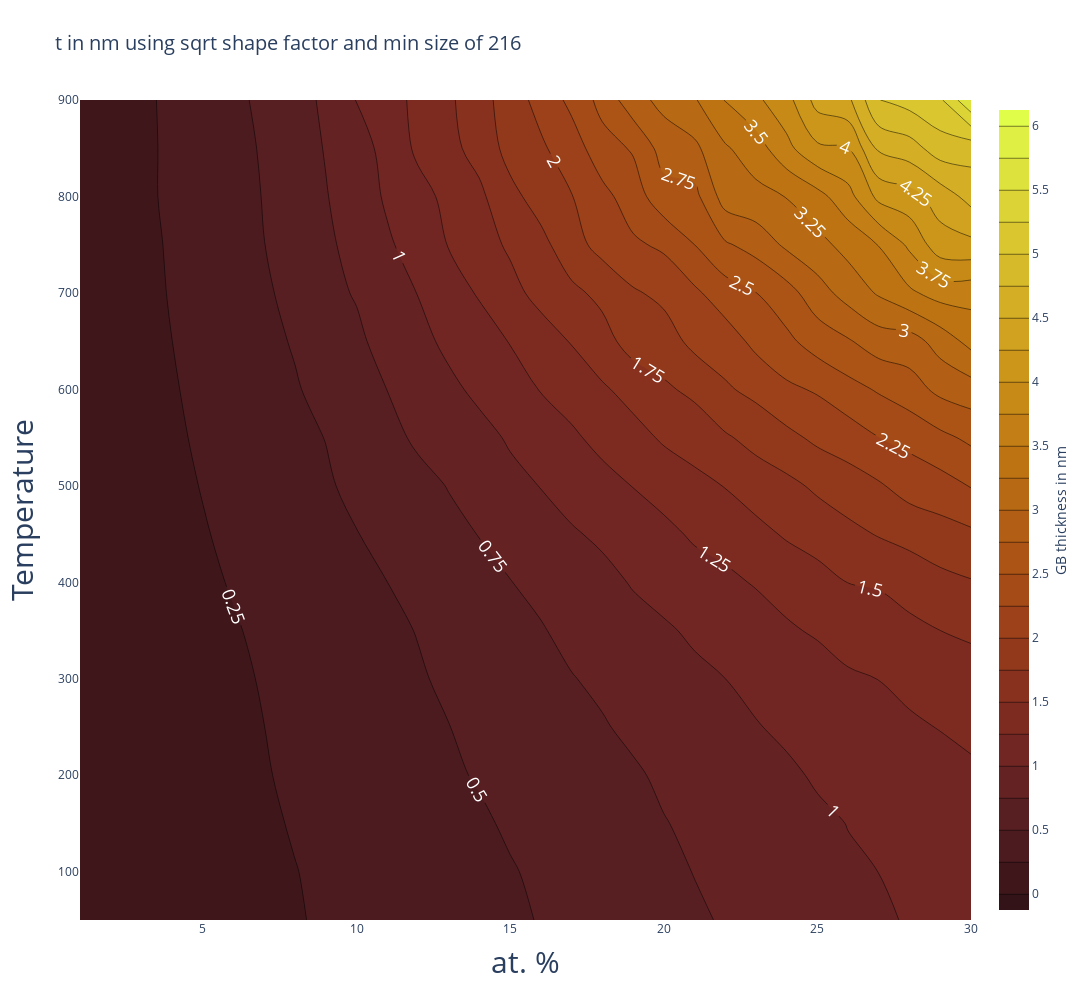

Source (notebook cell):
### Code cell
fig = go.FigureWidget(data =
    go.Contour(
        z=chunks(t_sqrt,30),
        y=np.array(range (50,950,50)),
        x=np.array(range (1,31)),
        colorscale="solar",
         colorbar=dict(
             title='GB thickness in nm', #dict(font_size=15),
            titleside='right',
            )
        
        ,contours=dict(
            start=0,
            end=6,
            size=.25,
            showlabels = True, # show labels on contours
            labelfont = dict( # label font properties
                size = 18,
                color = 'white',
            )),
#         contours_coloring='heatmap'
    ))
fig.update_layout(title_text='t in nm using sqrt shape factor and min size of 216',
                 xaxis_title='at. %',
                 yaxis_title='Temperature',
                 title=dict(font_size=20))
fig.update_xaxes(title=dict(font_size=30))
fig.update_yaxes(title=dict(font_size=30)) 
fig.update_layout(
    autosize=False,
    width=1200,
    height=1000,
#     margin=dict(
#         l=50,
#         r=50,
#         b=100,
#         t=100,
#         pad=4
#     ),
#     paper_bgcolor="LightSteelBlue",
)

fig.show()

### Figure 1 — Plotly figure (JSON) as saved in the notebook; plotly's stock layout.template omitted (floating-point values rounded to 4 significant figures; data arrays with more than 128 entries replaced by an {"elided": "..."} marker saying what was removed)
{"data": [{"colorbar": {"title": {"side": "right", "text": "GB thickness in nm"}}, "colorscale": [[0, "rgb(51, 19, 23)"], [0.09091, "rgb(79, 28, 33)"], [0.1818, "rgb(108, 36, 36)"], [0.2727, "rgb(135, 47, 32)"], [0.3636, "rgb(157, 66, 25)"], [0.4545, "rgb(174, 88, 20)"], [0.5455, "rgb(188, 111, 19)"], [0.6364, "rgb(199, 137, 22)"], [0.7273, "rgb(209, 164, 32)"], [0.8182, "rgb(217, 192, 44)"], [0.9091, "rgb(222, 222, 59)"], [1, "rgb(224, 253, 74)"]], "contours": {"end": 6, "labelfont": {"color": "white", "size": 18}, "showlabels": true, "size": 0.25, "start": 0}, "type": "contour", "uid": "55b73c90-3d9e-45f5-9f12-ba4f7fb3456d", "x": [1, 2, 3, 4, 5, 6, 7, 8, 9, 10, 11, 12, 13, 14, 15, 16, 17, 18, 19, 20, 21, 22, 23, 24, 25, 26, 27, 28, 29, 30], "y": [50, 100, 150, 200, 250, 300, 350, 400, 450, 500, 550, 600, 650, 700, 750, 800, 850, 900], "z": {"elided": "18x30 float values"}}], "layout": {"autosize": false, "height": 1000, "title": {"font": {"size": 20}, "text": "t in nm using sqrt shape factor and min size of 216"}, "width": 1200, "xaxis": {"autorange": true, "range": [1, 30], "title": {"font": {"size": 30}, "text": "at. %"}, "type": "linear"}, "yaxis": {"autorange": true, "range": [50, 900], "title": {"font": {"size": 30}, "text": "Temperature"}, "type": "linear"}}}
